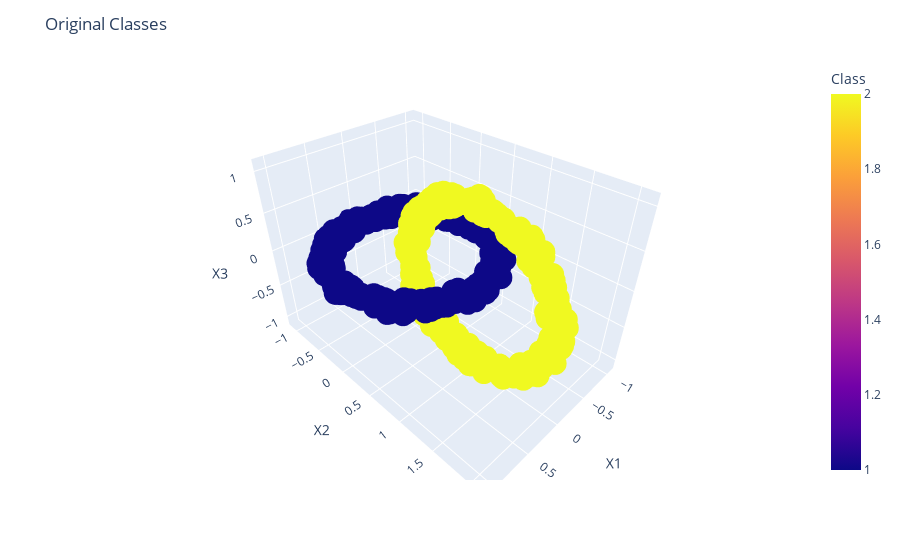

Here is the notebook cell this chart was saved with:
### Code cell
fig = px.scatter_3d(df, x='X1', y='X2', z='X3',
              color='Class')
fig.update_layout(
    title="Original Classes",
    )
fig.show()

### Figure 1 — Plotly figure (JSON) as saved in the notebook; plotly's stock layout.template omitted (floating-point values rounded to 4 significant figures; data arrays with more than 128 entries replaced by an {"elided": "..."} marker saying what was removed)
{"data": [{"hovertemplate": "X1=%{x}<br>X2=%{y}<br>X3=%{z}<br>Class=%{marker.color}<extra></extra>", "legendgroup": "", "marker": {"color": {"elided": "1000 int values"}, "coloraxis": "coloraxis", "symbol": "circle"}, "mode": "markers", "name": "", "scene": "scene", "showlegend": false, "type": "scatter3d", "x": {"elided": "1000 float values"}, "y": {"elided": "1000 float values"}, "z": {"elided": "1000 float values"}}], "layout": {"coloraxis": {"colorbar": {"title": {"text": "Class"}}, "colorscale": [[0, "#0d0887"], [0.1111, "#46039f"], [0.2222, "#7201a8"], [0.3333, "#9c179e"], [0.4444, "#bd3786"], [0.5556, "#d8576b"], [0.6667, "#ed7953"], [0.7778, "#fb9f3a"], [0.8889, "#fdca26"], [1, "#f0f921"]]}, "legend": {"tracegroupgap": 0}, "margin": {"t": 60}, "scene": {"domain": {"x": [0, 1], "y": [0, 1]}, "xaxis": {"title": {"text": "X1"}}, "yaxis": {"title": {"text": "X2"}}, "zaxis": {"title": {"text": "X3"}}}, "title": {"text": "Original Classes"}}}
